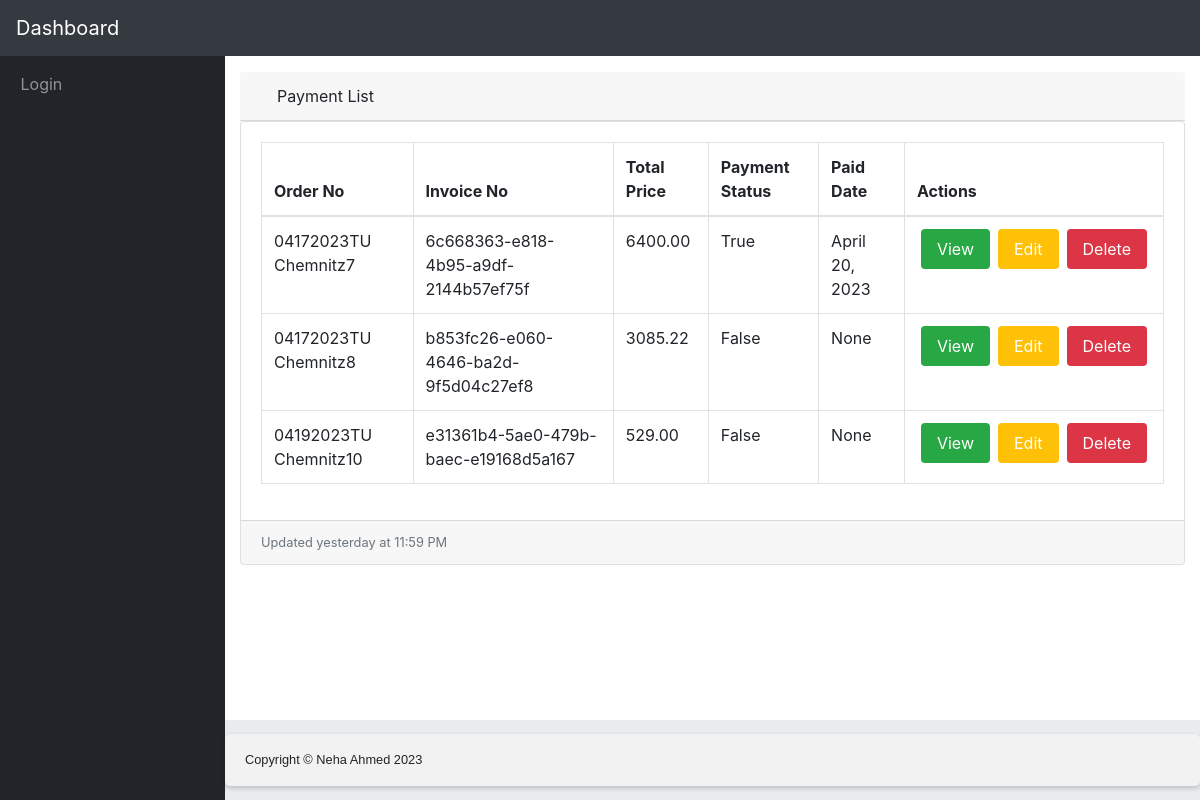
The page /payments/ on the database its author committed.
### payment/models.py (models this page shows)
class Payment(models.Model):
    order_no = models.CharField(max_length=50)
    invoice_no = models.CharField(max_length=50)
    total_price = models.DecimalField(max_digits=10, decimal_places=2)
    payment_status = models.BooleanField()
    paid_date = models.DateField(null=True, blank=True, default=None)

### payment/views.py (the view)
# urls.py: path('', views.payment_list, name='payment_list'),
def payment_list(request):
    payments = Payment.objects.all()
    return render(request, 'payment/payment_list.html', {'payments': payments})

### templates/payment/payment_list.html (shortened to what this page needs)
{% extends 'base.html' %}
{% block content %}
<div class="row">
  <div class="col-xl-12 col-sm-12 mb-12">
      <div class="card-header">
        <i class="fas fa-table"></i>
        Payment List</div>
        <div class="card mb-3">
      <div class="card-body">
        <div class="table-responsive">
          <table class="table table-bordered" id="dataTable" width="100%" cellspacing="0">
            <thead>
              <tr>
                <th>Order No</th>
                <th>Invoice No</th>
                <th>Total Price</th>
                <th>Payment Status</th>
                <th>Paid Date</th>
                <th>Actions</th>
              </tr>
            </thead>
            <tbody>
              {% for payment in payments %}
              <tr>
                <td>{{ payment.order_no }}</td>
                <td>{{ payment.invoice_no }}</td>
                <td>{{ payment.total_price }}</td>
                <td>{{ payment.payment_status }}</td>
                <td>{{ payment.paid_date }}</td>
                <td>
                  <div class="action-btns">
                  <a href= "{% url 'view_payment' payment.pk %}"> <button class="btn-view"  type=button>View</button></a>
                  <a href="{% url 'payment_update' payment.pk %}"> <button class="btn-edit" type=button>Edit</button></a>
                  <a href="{% url 'payment_delete' payment.pk %}" ><button class="btn-delete" type=button>Delete</button></a>
                </div>
              </td>
              </tr>
              {% empty %}
              <tr>
                <td colspan="12">No company details available.</td>
              </tr>
              {% endfor %}
            </tbody>
          </table>
        </div>
      </div>
      <div class="card-footer small text-muted">Updated yesterday at 11:59 PM</div>
    </div>
      <div class="card-body">
    </div>
  </div>
</div>
{% endblock %}

### static/css/form-css.css (style rules this page uses)
* { box-sizing: border-box; }

### rows shown on the page
Payment: order_no "04172023TU Chemnitz7", invoice_no "6c668363-e818-4b95-a9df-2144b57ef75f", total_price "6400.00", payment_status "True", paid_date "April 20, 2023"
Payment: order_no "04172023TU Chemnitz8", invoice_no "b853fc26-e060-4646-ba2d-9f5d04c27ef8", total_price "3085.22", payment_status "False", paid_date "None"
Payment: order_no "04192023TU Chemnitz10", invoice_no "e31361b4-5ae0-479b-baec-e19168d5a167", total_price "529.00", payment_status "False", paid_date "None"
